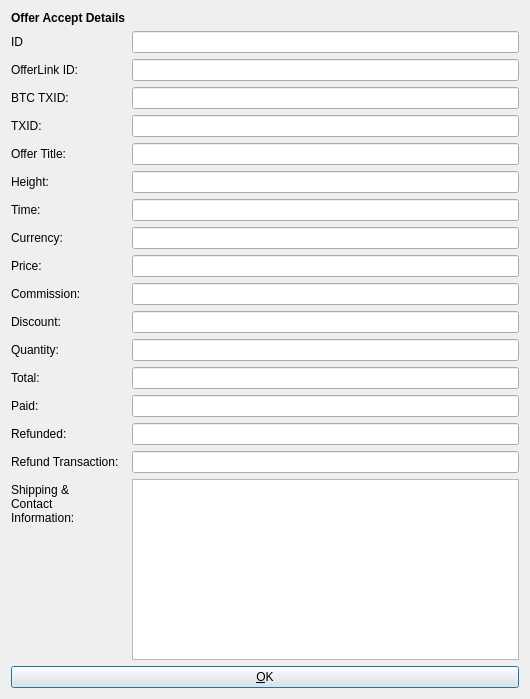
<?xml version="1.0" encoding="UTF-8"?>
<ui version="4.0">
 <class>OfferAcceptInfoDialog</class>
 <widget class="QDialog" name="OfferAcceptInfoDialog">
  <property name="geometry">
   <rect>
    <x>0</x>
    <y>0</y>
    <width>530</width>
    <height>699</height>
   </rect>
  </property>
  <property name="windowTitle">
   <string>Offer Accept Info</string>
  </property>
  <property name="autoFillBackground">
   <bool>true</bool>
  </property>
  <layout class="QVBoxLayout" name="verticalLayout">
   <item>
    <layout class="QFormLayout" name="formLayout">
     <property name="fieldGrowthPolicy">
      <enum>QFormLayout::AllNonFixedFieldsGrow</enum>
     </property>
     <item row="0" column="0">
      <widget class="QLabel" name="label_3">
       <property name="font">
        <font>
         <weight>75</weight>
         <bold>true</bold>
        </font>
       </property>
       <property name="text">
        <string>Offer Accept Details</string>
       </property>
      </widget>
     </item>
     <item row="1" column="0">
      <widget class="QLabel" name="label_2">
       <property name="text">
        <string>ID</string>
       </property>
      </widget>
     </item>
     <item row="1" column="1">
      <widget class="QLineEdit" name="guidEdit"/>
     </item>
     <item row="2" column="0">
      <widget class="QLabel" name="linkGUIDLabel">
       <property name="text">
        <string>OfferLink ID:</string>
       </property>
      </widget>
     </item>
     <item row="2" column="1">
      <widget class="QLineEdit" name="linkGUIDEdit"/>
     </item>
     <item row="4" column="0">
      <widget class="QLabel" name="label_4">
       <property name="text">
        <string>TXID:</string>
       </property>
      </widget>
     </item>
     <item row="4" column="1">
      <widget class="QLineEdit" name="txidEdit">
       <property name="enabled">
        <bool>true</bool>
       </property>
      </widget>
     </item>
     <item row="5" column="0">
      <widget class="QLabel" name="label_14">
       <property name="text">
        <string>Offer Title:</string>
       </property>
      </widget>
     </item>
     <item row="5" column="1">
      <widget class="QLineEdit" name="titleEdit"/>
     </item>
     <item row="6" column="0">
      <widget class="QLabel" name="label_6">
       <property name="text">
        <string>Height:</string>
       </property>
      </widget>
     </item>
     <item row="6" column="1">
      <widget class="QLineEdit" name="heightEdit">
       <property name="enabled">
        <bool>true</bool>
       </property>
      </widget>
     </item>
     <item row="7" column="0">
      <widget class="QLabel" name="label_5">
       <property name="text">
        <string>Time:</string>
       </property>
      </widget>
     </item>
     <item row="7" column="1">
      <widget class="QLineEdit" name="timeEdit">
       <property name="enabled">
        <bool>true</bool>
       </property>
      </widget>
     </item>
     <item row="8" column="0">
      <widget class="QLabel" name="label_12">
       <property name="text">
        <string>Currency:</string>
       </property>
      </widget>
     </item>
     <item row="8" column="1">
      <widget class="QLineEdit" name="currencyEdit">
       <property name="enabled">
        <bool>true</bool>
       </property>
      </widget>
     </item>
     <item row="9" column="0">
      <widget class="QLabel" name="label_7">
       <property name="text">
        <string>Price:</string>
       </property>
      </widget>
     </item>
     <item row="9" column="1">
      <widget class="QLineEdit" name="priceEdit">
       <property name="enabled">
        <bool>true</bool>
       </property>
      </widget>
     </item>
     <item row="10" column="0">
      <widget class="QLabel" name="commissionLabel">
       <property name="text">
        <string>Commission:</string>
       </property>
      </widget>
     </item>
     <item row="10" column="1">
      <widget class="QLineEdit" name="commissionEdit"/>
     </item>
     <item row="11" column="0">
      <widget class="QLabel" name="discountLabel">
       <property name="text">
        <string>Discount:</string>
       </property>
      </widget>
     </item>
     <item row="11" column="1">
      <widget class="QLineEdit" name="discountEdit"/>
     </item>
     <item row="12" column="0">
      <widget class="QLabel" name="label_13">
       <property name="text">
        <string>Quantity:</string>
       </property>
      </widget>
     </item>
     <item row="12" column="1">
      <widget class="QLineEdit" name="quantityEdit">
       <property name="enabled">
        <bool>true</bool>
       </property>
      </widget>
     </item>
     <item row="13" column="0">
      <widget class="QLabel" name="label_9">
       <property name="text">
        <string>Total:</string>
       </property>
      </widget>
     </item>
     <item row="13" column="1">
      <widget class="QLineEdit" name="totalEdit">
       <property name="enabled">
        <bool>true</bool>
       </property>
      </widget>
     </item>
     <item row="14" column="0">
      <widget class="QLabel" name="label_8">
       <property name="text">
        <string>Paid:</string>
       </property>
      </widget>
     </item>
     <item row="14" column="1">
      <widget class="QLineEdit" name="paidEdit">
       <property name="enabled">
        <bool>true</bool>
       </property>
      </widget>
     </item>
     <item row="15" column="0">
      <widget class="QLabel" name="label_10">
       <property name="text">
        <string>Refunded:</string>
       </property>
      </widget>
     </item>
     <item row="15" column="1">
      <widget class="QLineEdit" name="refundedEdit">
       <property name="enabled">
        <bool>true</bool>
       </property>
      </widget>
     </item>
     <item row="17" column="0">
      <widget class="QLabel" name="refundTXIDLabel">
       <property name="text">
        <string>Refund Transaction:</string>
       </property>
      </widget>
     </item>
     <item row="17" column="1">
      <widget class="QLineEdit" name="paytxidEdit">
       <property name="enabled">
        <bool>true</bool>
       </property>
      </widget>
     </item>
     <item row="19" column="0">
      <widget class="QLabel" name="label_11">
       <property name="text">
        <string>Shipping &amp; Contact Information:</string>
       </property>
       <property name="wordWrap">
        <bool>true</bool>
       </property>
      </widget>
     </item>
     <item row="19" column="1">
      <widget class="QTextEdit" name="paymessageEdit">
       <property name="enabled">
        <bool>true</bool>
       </property>
      </widget>
     </item>
     <item row="3" column="0">
      <widget class="QLabel" name="label">
       <property name="text">
        <string>BTC TXID:</string>
       </property>
      </widget>
     </item>
     <item row="3" column="1">
      <widget class="QLineEdit" name="btctxidEdit"/>
     </item>
    </layout>
   </item>
   <item>
    <widget class="QPushButton" name="okButton">
     <property name="text">
      <string>&amp;OK</string>
     </property>
     <property name="icon">
      <iconset resource="../syscoin.qrc">
       <normaloff>:/icons/synced</normaloff>:/icons/synced</iconset>
     </property>
    </widget>
   </item>
  </layout>
 </widget>
 <resources>
  <include location="../syscoin.qrc"/>
 </resources>
 <connections/>
</ui>
